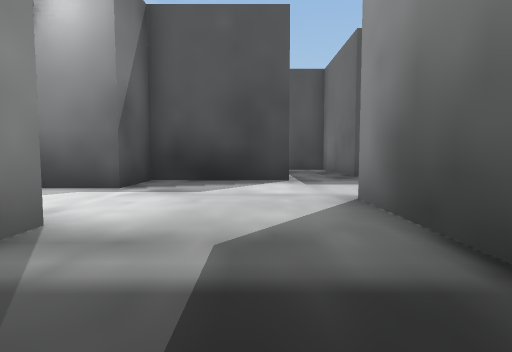
view 1 (above)

24 first-person views from a walk through a scene from a Unity 3-D project. The camera is 1.2 m above the floor, tilts 4° down and sees 80° across. The floor is counted in squares, 2 m on a side. Each view is taken from the middle of a square. On the plan, view 1 faces up. The plan holds only what a view shows up to about 9 squares ahead; the rest is blank. The place goes on beyond the plan. The player character is not drawn. Some animated figures are left out. Some surface patterns are stand-ins.

view 2
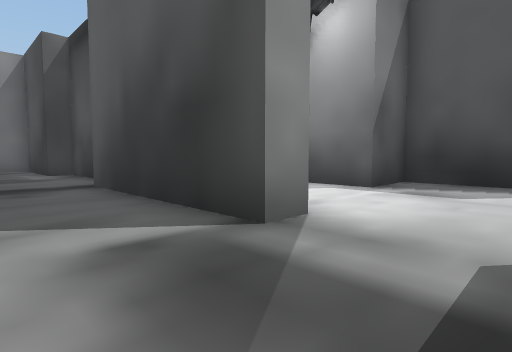

view 3
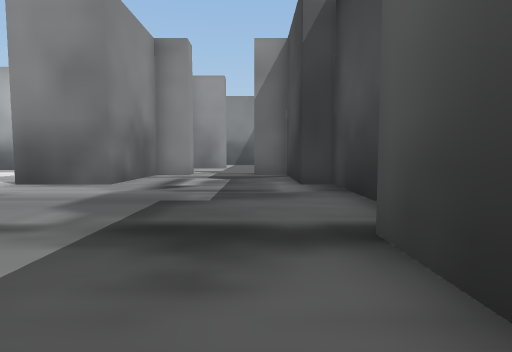

view 4
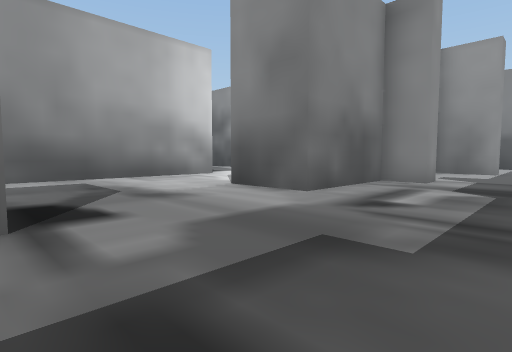

view 5
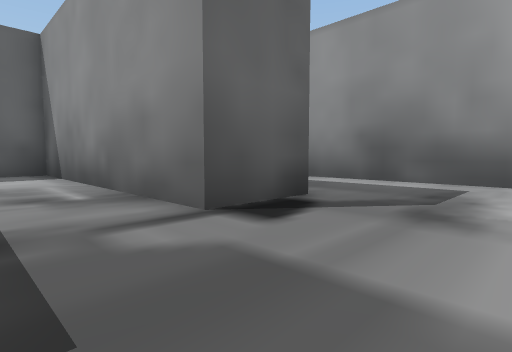

view 6
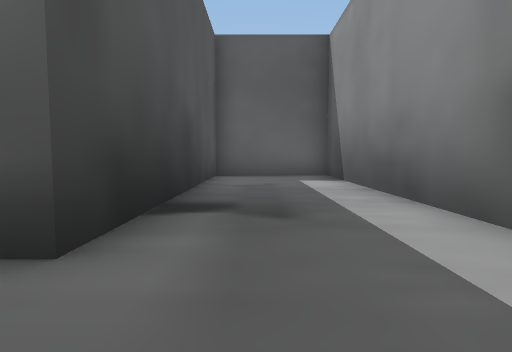

view 7
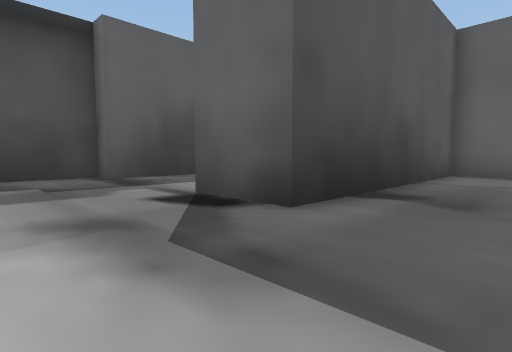

view 8
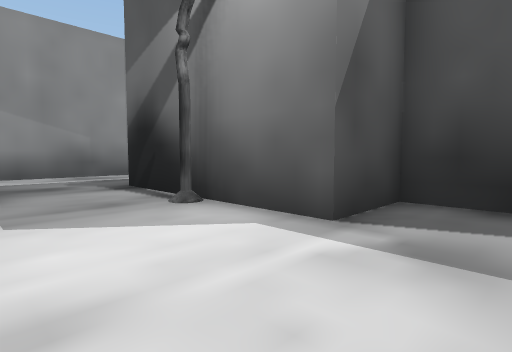

view 9
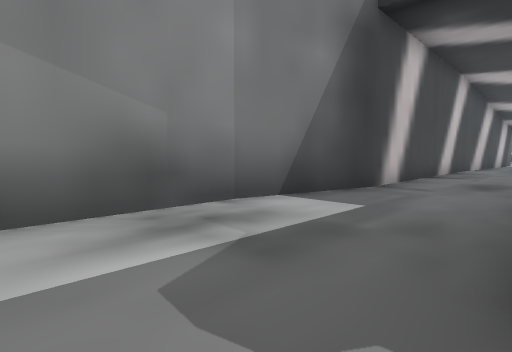

view 10
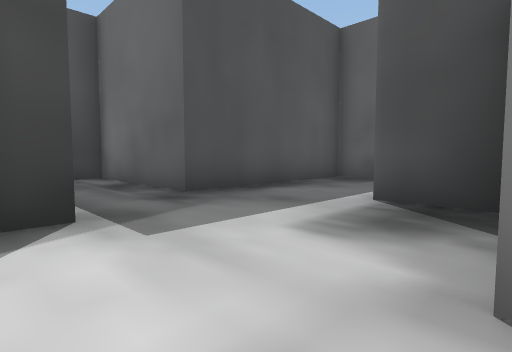

view 11
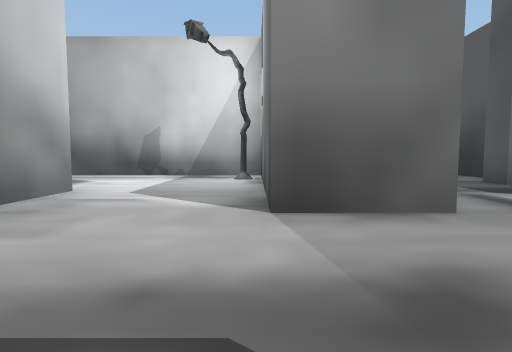

view 12
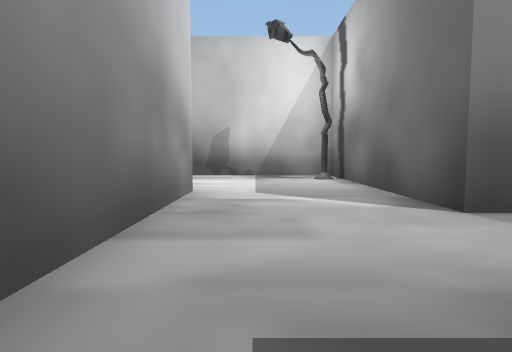

view 13
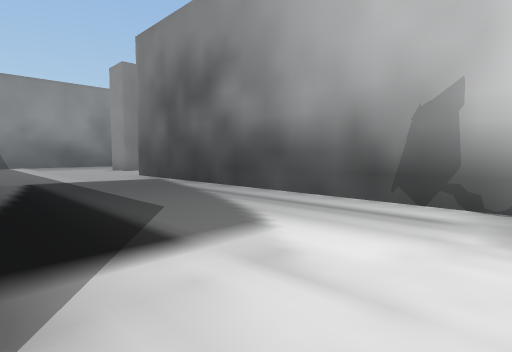

view 14
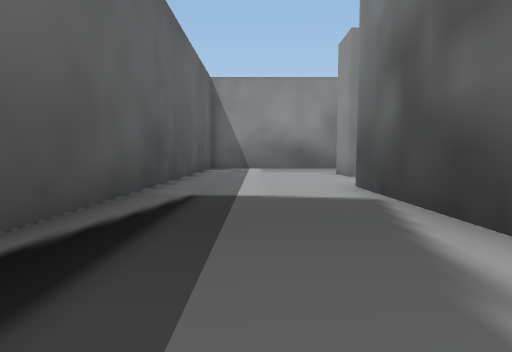

view 15
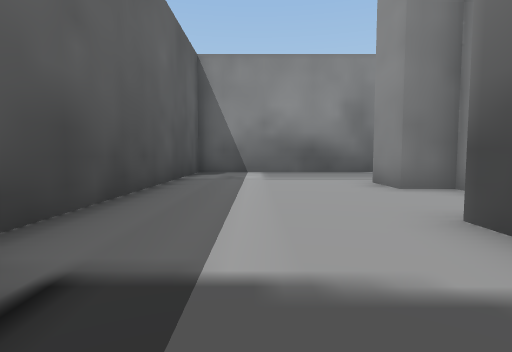

view 16
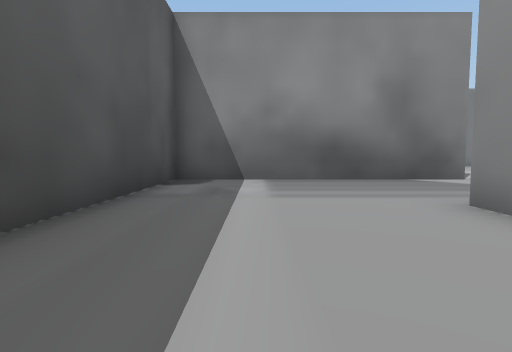

view 17
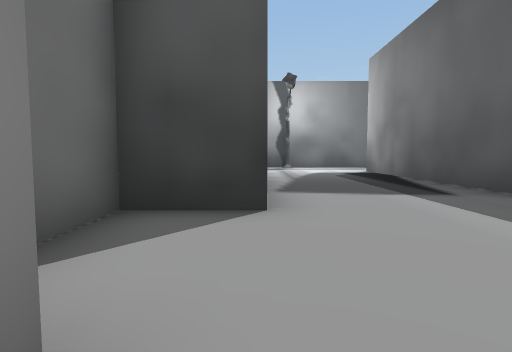

view 18
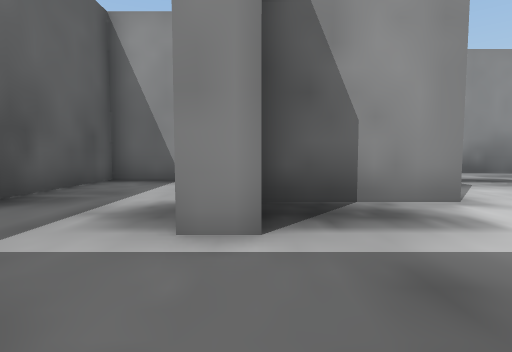

view 19
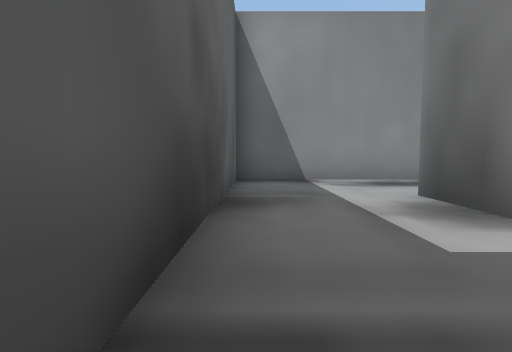

view 20
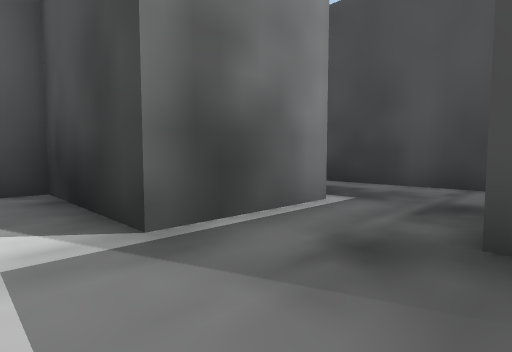

view 21
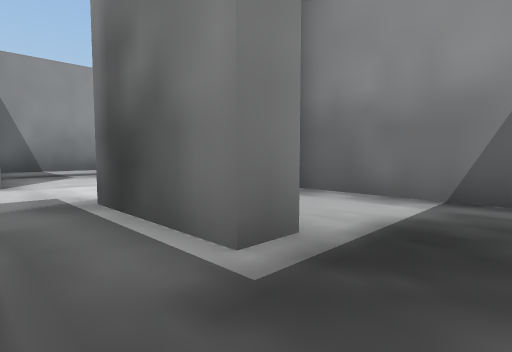

view 22
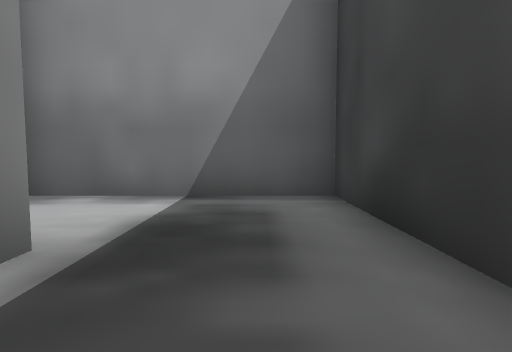

view 23
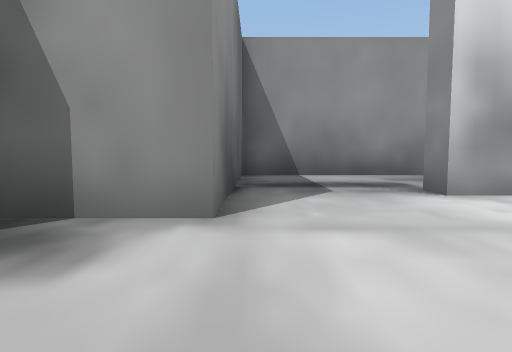

view 24
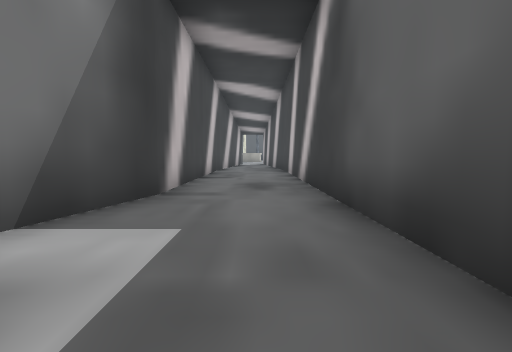

### Floor plan
Points are (right, up) in squares from view 1. A wall is a line through its corners. A room is listed if a view was taken in it or the views show most of it. See-through windows are left out.
Room 1 (views 1, 2, 3, 4, 5, 6, 7, 8, 9, 10, 11, 12, 24)
walls: (-2.8, 2.6) (-1.8, 2.6) (-1.8, 1.9) (-6.3, 1.9) (-6.3, 2.5) (-10.1, 2.5) (-10.1, 1.9) (-13, 1.9) (-13, 1); (-6.9, 6.3) (-6.9, 13.5); (-10.1, 6.8) (-10.1, 3.8); (-13, -1) (-13, -1.9) (-10.1, -1.9) (-10.1, -3.9); (0.8, 7) (-2.4, 7) (-2.4, 5.4) (-7, 5.4); (-9.6, -7) (0.8, -7) (0.8, -3.9) (-6.3, -3.9) (-6.3, -1.9) (1.4, -1.9) (1.4, 4.2) (2.6, 4.2); (-9.5, 9.7) (-10.1, 6.7); (-9.5, 13.5) (-9.5, 9.5)
ways out: opening at (-10.5, -5.5) to room 2; opening at (1, 5.3) to room 3; opening at (-13, 0)
Room 2 (views 13, 14, 15, 16, 17)
walls: (-17.5, -17.3) (-16.5, -17.3) (-16.5, -18.6); (-12.1, -7) (-9.6, -7); (-17.5, -22.4) (-12, -22.4) (-12, -9); (-10.1, -3.9) (-15.9, -3.9) (-15.9, -14.7) (-17.5, -14.7) (-17.5, -15.1)
ways out: opening at (-10.5, -5.5) to room 1
Room 3 (views 18, 19, 20, 23)
walls: (4.6, 5.3) (4.6, 3.5); (2.6, 4.2) (4, 4.2) (4, 5.8) (4.6, 5.8); (3, 0.6) (7.5, 0.6) (7.5, 8.3) (2.7, 8.3); (0.8, 8.4) (0.8, 7)
ways out: opening at (1, 5.3) to room 1; opening at (1.5, 9) to room 4
Room 4 (views 21, 22)
walls: (0, 9.6) (0.8, 9.6) (0.8, 8.4); (2.7, 8.3) (2.7, 12.2) (0.5, 12.2)
ways out: opening at (1.5, 9) to room 3; opening at (0, 10.5) to room 5
Room 5 (no view inside)
walls: (0.5, 12.2) (-2.4, 12.2) (-2.4, 7.6)
ways out: opening at (0, 10.5) to room 4

Where each view was taken, in squares from view 1:
view 1: 0 up, 0 right, facing up
view 2: 0 up, 0 right, facing up-left
view 3: 1 up, 4 left, facing left
view 4: 1 up, 6 left, facing down-left
view 5: 0 up, 9 left, facing down-right
view 6: 5 down, 8 left, facing right
view 7: 6 down, 9 left, facing up-right
view 8: 3 up, 1 left, facing up-left
view 9: 4 up, 7 left, facing up-left
view 10: 4 up, 0 right, facing up-right
view 11: 4 down, 7 left, facing left
view 12: 6 down, 7 left, facing left
view 13: 6 down, 12 left, facing down-left
view 14: 9 down, 14 left, facing down
view 15: 12 down, 14 left, facing down
view 16: 15 down, 14 left, facing down
view 17: 18 down, 16 left, facing up
view 18: 8 up, 4 right, facing down
view 19: 8 up, 7 right, facing down
view 20: 6 up, 3 right, facing up-left
view 21: 11 up, 2 right, facing down-left
view 22: 11 up, 2 right, facing left
view 23: 7 up, 1 right, facing down
view 24: 5 up, 8 left, facing up
